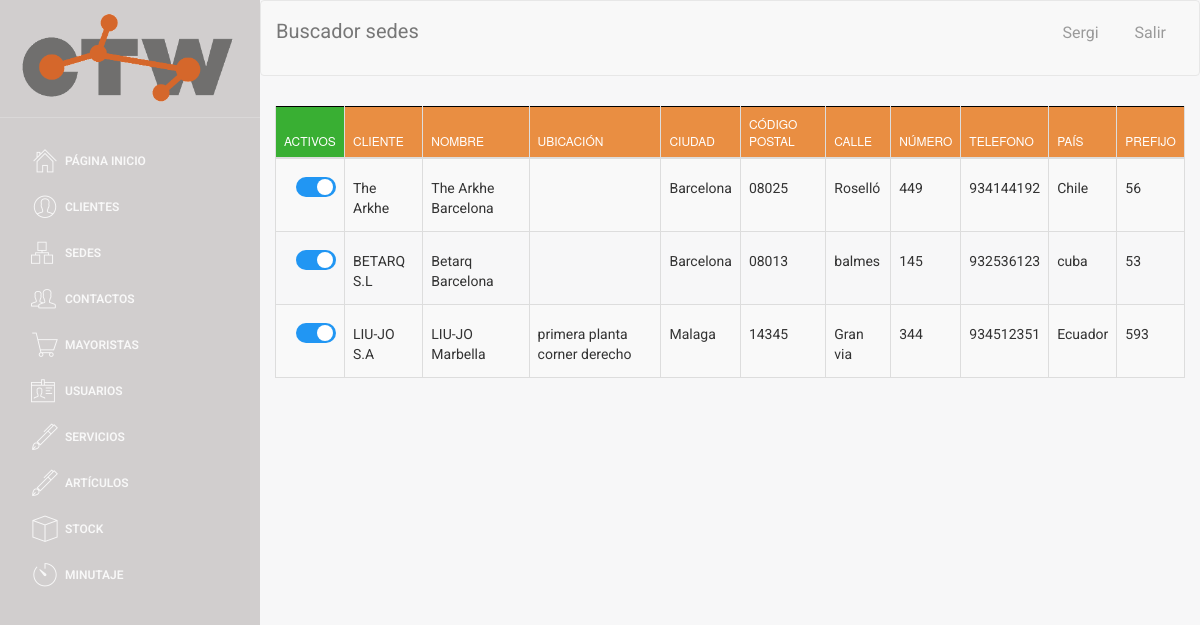
The app's page /buscador/buscador_sedes.php (signed in), older data.
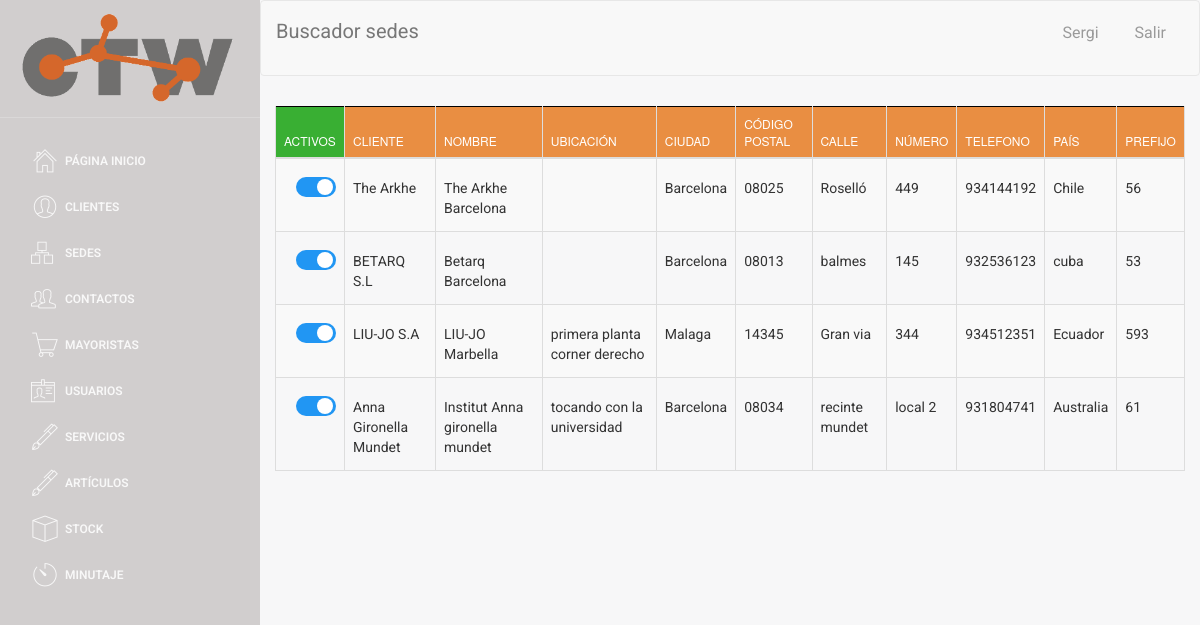
The same page, newer data.
### tables this page shows
CREATE TABLE `SEDE` (
  `ID_SEDE` int(5) NOT NULL,
  `NIF_cliente` varchar(9) DEFAULT NULL,
  `nombre` varchar(40) DEFAULT NULL,
  `ubicacion` varchar(50) DEFAULT NULL,
  `ciudad` varchar(25) NOT NULL,
  `codigo_postal` varchar(10) NOT NULL,
  `calle` varchar(30) NOT NULL,
  `numero` varchar(8) NOT NULL,
  `telefono` int(9) NOT NULL,
  `pais` varchar(30) DEFAULT NULL,
  `prefijo` int(5) DEFAULT NULL,
  `activo` tinyint(1) NOT NULL DEFAULT '1'
);

CREATE TABLE `CLIENTE` (
  `NIF_EMPRESA` varchar(9) NOT NULL,
  `nombre_comercial` varchar(35) NOT NULL,
  `nombre_completo` varchar(60) NOT NULL,
  `telefono` int(9) NOT NULL,
  `email` varchar(30) NOT NULL,
  `ciudad_facturacion` varchar(25) NOT NULL,
  `codigo_postal_facturacion` varchar(10) NOT NULL,
  `calle_facturacion` varchar(30) NOT NULL,
  `numero_facturacion` varchar(30) NOT NULL,
  `ciudad_envio` varchar(25) NOT NULL,
  `codigo_postal_envio` varchar(10) NOT NULL,
  `calle_envio` varchar(30) NOT NULL,
  `numero_envio` varchar(30) NOT NULL,
  `IBAN` varchar(34) NOT NULL,
  `SEPA` varchar(2) NOT NULL,
  `pais` varchar(30) DEFAULT NULL,
  `prefijo` int(5) DEFAULT NULL,
  `activo` tinyint(1) NOT NULL
);

### web/assets/php/selects.php (called while the page is built, shortened)
<?php
function select_all_sede_activo()
{
    $conn = connect();
    $sql = "SELECT *,s.activo as s_activo, s.telefono as s_telefono
    FROM SEDE S, CLIENTE C
    WHERE S.NIF_cliente = C.NIF_EMPRESA";
    $data = $conn->query($sql);
    return $data;
}
function select_nombre_cliente($NIF_cliente)
{
    $conn = connect();
    $sql = "SELECT nombre_comercial
    FROM CLIENTE WHERE NIF_EMPRESA = '" . $NIF_cliente . "'";
    $data = $conn->query($sql);
    $row = $data->fetch_assoc();
    $nombre_cliente = $row['nombre_comercial'];
    return $nombre_cliente;
}

### web/buscador/buscador_sedes.php (the view, shortened to what the changed rows need)
<!doctype html>
<?php
include('../assets/php/selects.php');
include('../assets/php/functions.php');
if ($_SESSION["login_done"] == true){
?>
<html lang="en">
<head>
</head>
<body>
<div class="wrapper">
    <div class="main-panel">
        <div class="content">
            <div class="container-fluid">
                <div class="row">
                    <div>
                        <div>
                            <table id="buscador_sede" class="table table-striped table-bordered">
                                <thead>
                                <tr>
                                    <th style="background-color: #39AF33; width: 3px;">Activos</th>
                                    <th>Cliente</th>
                                    <th>Nombre</th>
                                    <th>Ubicación</th>
                                    <th>Ciudad</th>
                                    <th>Código postal</th>
                                    <th>Calle</th>
                                    <th>Número</th>
                                    <th>Telefono</th>
                                    <th>País</th>
                                    <th>Prefijo</th>
                                </tr>
                                </thead>
                                <tbody>
                                <?php
                                $data = select_all_sede_activo();
                                if ($data->num_rows > 0) {
                                    while ($row = $data->fetch_assoc()) {
                                        $pk = $row['ID_SEDE'];
                                        ?>
                                        <tr>
                                            <?php checkbox_sede($row['s_activo'], $row['ID_SEDE']) ?>
                                            <td><label style="margin-top: 11px;">
                                                    <a data-pk=<?php echo "\"$pk\""; ?>>
                                                        <?php
                                                        $nif_cliente = $row['NIF_cliente'];
                                                        $nombreCliente = select_nombre_cliente($nif_cliente);
                                                        echo $nombreCliente;
                                                        ?>
                                                    </a></label></td>
                                            <td><label style="margin-top: 11px;"><a href="#" class="nombre"
                                                                                    data-pk=<?php echo "\"$pk\""; ?>><?php echo $row['nombre'] ?> </a></label>
                                            </td>
                                            <td><label style="margin-top: 11px;"><a href="#" class="ubicacion"
                                                                                    data-pk=<?php echo "\"$pk\""; ?>><?php echo $row['ubicacion'] ?> </a></label>
                                            </td>
                                            <td><label style="margin-top: 11px;"><a href="#" class="ciudad"
                                                                                    data-pk=<?php echo "\"$pk\""; ?>><?php echo $row['ciudad'] ?> </a></label>
                                            </td>
                                            <td><label style="margin-top: 11px;"><a href="#" class="codigo_postal"
                                                                                    data-pk=<?php echo "\"$pk\""; ?>><?php echo $row['codigo_postal'] ?> </a></label>
                                            </td>
                                            <td><label style="margin-top: 11px;"><a href="#" class="calle"
                                                                                    data-pk=<?php echo "\"$pk\""; ?>><?php echo $row['calle'] ?> </a></label>
                                            </td>
                                            <td><label style="margin-top: 11px;"><a href="#" class="numero"
                                                                                    data-pk=<?php echo "\"$pk\""; ?>><?php echo $row['numero'] ?> </a></label>
                                            </td>
                                            <td><label style="margin-top: 11px;"><a href="#" class="telefono"
                                                                                    data-pk=<?php echo "\"$pk\""; ?>><?php echo $row['s_telefono'] ?> </a></label>
                                            </td>
                                            <td><label style="margin-top: 11px;"><a href="#" class="pais"
                                                                                    data-pk=<?php echo "\"$pk\""; ?>><?php echo $row['pais'] ?> </a></label>
                                            </td>
                                            <td><label style="margin-top: 11px;"><a href="#" class="prefijo"
                                                                                    data-pk=<?php echo "\"$pk\""; ?>><?php echo $row['prefijo'] ?> </a>
                                            </td>
                                        </tr>
                                        <?php
                                    }
                                } else {
                                    echo "0 results";
                                }
                                ?>
                                </tbody>
                            </table>
                        </div>
                    </div>
                </div>
            </div>
        </div>
    </div>
</div>
</body>
</html>
<?php
} else {
    echo "false";
    header("location:../index.php");
}
?>

### web/assets/php/functions.php (shortened to what the changed rows need)
<html>
    <?php
function checkbox_sede($activo, $ID_SEDE)
{
    if ($activo == 0) {
        echo "<td><label style=\"margin-top: 10px; margin-left:12px;\" class=\"switcha\" ><a class=\"checkbox_activo\">&nbsp;0</a><input  type=\"checkbox\" onchange=\" onchange_sede($ID_SEDE, $activo)\"><div  class=\"slider rounda\"></div></label></td>";
    } else {
        echo "<td><label style=\"margin-top: 10px; margin-left:12px;\" class=\"switcha\"><a  class=\"checkbox_activo\">&nbsp;1</a><input  type=\"checkbox\" checked onchange=\" onchange_sede($ID_SEDE, $activo)\" ><div  class=\"slider rounda\"></div></label></td>";
    }
}
?>
</html>

Row changes from the older to the newer data that the page shows:
added sede: NIF_cliente.nombre_comercial "Anna Gironella Mundet", nombre "Institut Anna gironella mundet", ubicacion "tocando con la universidad", ciudad "Barcelona", codigo_postal "08034", calle "recinte mundet", numero "local 2", telefono "931804741", NIF_cliente.pais "Australia", NIF_cliente.prefijo "61"
